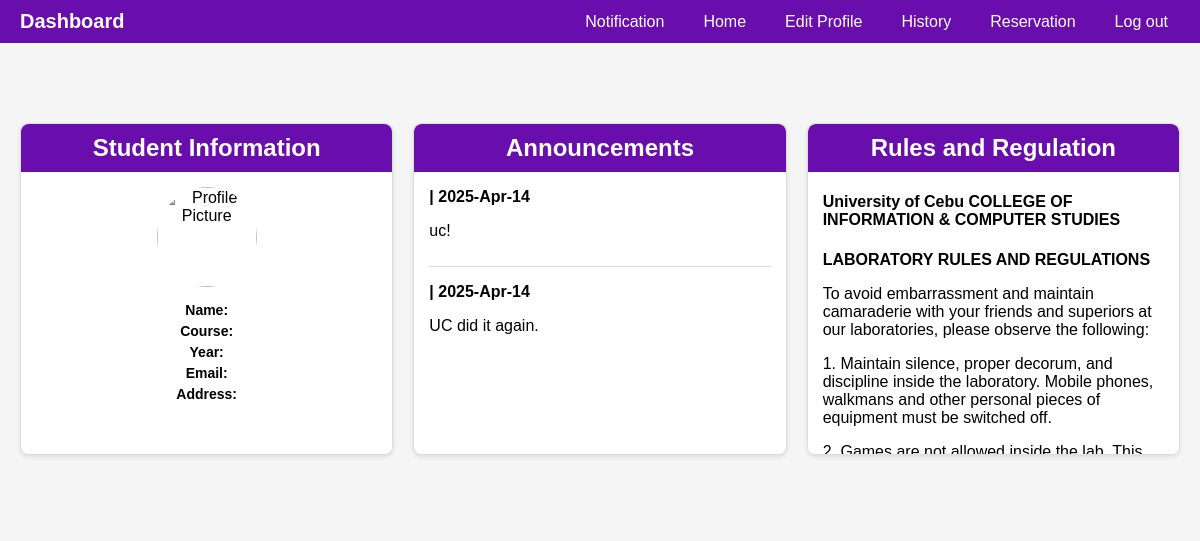
The page /dex.php (signed in) on the database its author committed.
### tables this page shows
CREATE TABLE `announcements` (
  `id` int(11) NOT NULL,
  `title` varchar(255) NOT NULL,
  `content` text NOT NULL,
  `created_at` timestamp NOT NULL DEFAULT current_timestamp(),
  `date_posted` timestamp NOT NULL DEFAULT current_timestamp(),
  `language` varchar(50) DEFAULT 'English',
  `message` text NOT NULL,
  `posted_at` datetime DEFAULT current_timestamp(),
  `posted_by` varchar(100) DEFAULT NULL
);

### dex.php (the view, shortened to what this page needs)
<?php
include("db.php");
$announcements = mysqli_query($conn, "SELECT * FROM announcements ORDER BY posted_at DESC LIMIT 5");
?>
    <header class="navbar">
        <div class="container">
            <h1>Dashboard</h1>
            <nav>
                <ul>
                    <li><a href="#">Notification</a></li>
                    <li><a href="#">Home</a></li>
                    <li><a href="editprofile.php">Edit Profile</a></li>
                    <li><a href="#">History</a></li>
                    <li><a href="#">Reservation</a></li>
                    <li><a href="login.php" class="logout-btn">Log out</a></li>
                </ul>
            </nav>
        </div>
    </header>
    <main class="dashboard-container">
    <section class="card student-info">
        <h2>Student Information</h2>
        <div class="profile">
            <img src="barou.jpg" alt="Profile Picture">
            <p><strong>Name:</strong> <?php echo $_SESSION['firstname'] . " " . $_SESSION['lastname']; ?></p>
            <p><strong>Course:</strong> <?php echo $_SESSION['course']; ?></p>
            <p><strong>Year:</strong> <?php echo $_SESSION['yearlevel']; ?></p>
            <p><strong>Email:</strong> <?php echo $_SESSION['email']; ?></p>
            <p><strong>Address:</strong> <?php echo $_SESSION['address']; ?></p>
        </div>
    </section>
    <section class="card announcements">
        <h2>Announcements</h2>
        <?php while ($row = mysqli_fetch_assoc($announcements)) { ?>
            <div class="announcement">
                <p><strong><?php echo $row['posted_by']; ?> | <?php echo date("Y-M-d", strtotime($row['posted_at'])); ?></strong></p>
                <p><?php echo $row['message']; ?></p>
            </div>
        <?php } ?>
    </section>
    <section class="card rules">
        <h2>Rules and Regulation</h2>
        <h4><p class="mb-2 text-center"><strong>University of Cebu COLLEGE OF INFORMATION & COMPUTER STUDIES</strong></p></h4>
        <p><strong>LABORATORY RULES AND REGULATIONS</strong></p>
        <p>To avoid embarrassment and maintain camaraderie with your friends and superiors at our laboratories, please observe the following:</p>
        <p>1. Maintain silence, proper decorum, and discipline inside the laboratory. Mobile phones, walkmans and other personal pieces of equipment must be switched off.</p>
        <p>2. Games are not allowed inside the lab. This includes computer-related games, card games and other games that may disturb the operation of the lab.</p>
    </section>
</main>
</body>
</html>

### dex.php (style rules this page uses)
.container { display: flex; justify-content: space-between; align-items: center; max-width: 1200px; margin: 0 auto; }
.navbar { background-color: #6A0DAD; color: white; padding: 10px 20px; position: sticky; top: 0; z-index: 1000; }
.navbar h1 { margin: 0; font-size: 20px; }
.navbar ul { list-style: none; margin: 0; padding: 0; display: flex; gap: 15px;s }
.navbar ul li a { text-decoration: none; color: white; padding: 8px 12px; transition: background-color 0.3s; }
.navbar ul li a:hover, .navbar ul li a.logout-btn { border-radius: 4px; }
.dashboard-container { display: grid; grid-template-columns: 1fr 1fr 1fr; gap: 20px; padding: 20px; max-width: 1200px; margin: 20px auto; }
.card { background: white; border: 1px solid #ddd; border-radius: 8px; box-shadow: 0 2px 4px rgba(0, 0, 0, 0.1); padding: 15px; margin-top: 40px; }
.card h2 { background-color:#6A0DAD; position: sticky; color: white; padding: 10px; margin: -15px -15px 15px -15px; text-align: center; border-radius: 8px 8px 0 0; }
.student-info .profile { text-align: center; }
.student-info img { width: 100px; height: 100px; border-radius: 50%; margin-bottom: 10px; }
.student-info p { margin: 5px 0; font-size: 14px; }
.announcements .announcement { margin-bottom: 15px; padding-bottom: 10px; border-bottom: 1px solid #ddd; }
.announcements .announcement:last-child { border-bottom: none; }
.rules { overflow-y: auto; max-height: 300px; }

### rows shown on the page
announcements: posted_at "2025-Apr-14", message "uc!"
announcements: posted_at "2025-Apr-14", message "UC did it again."
